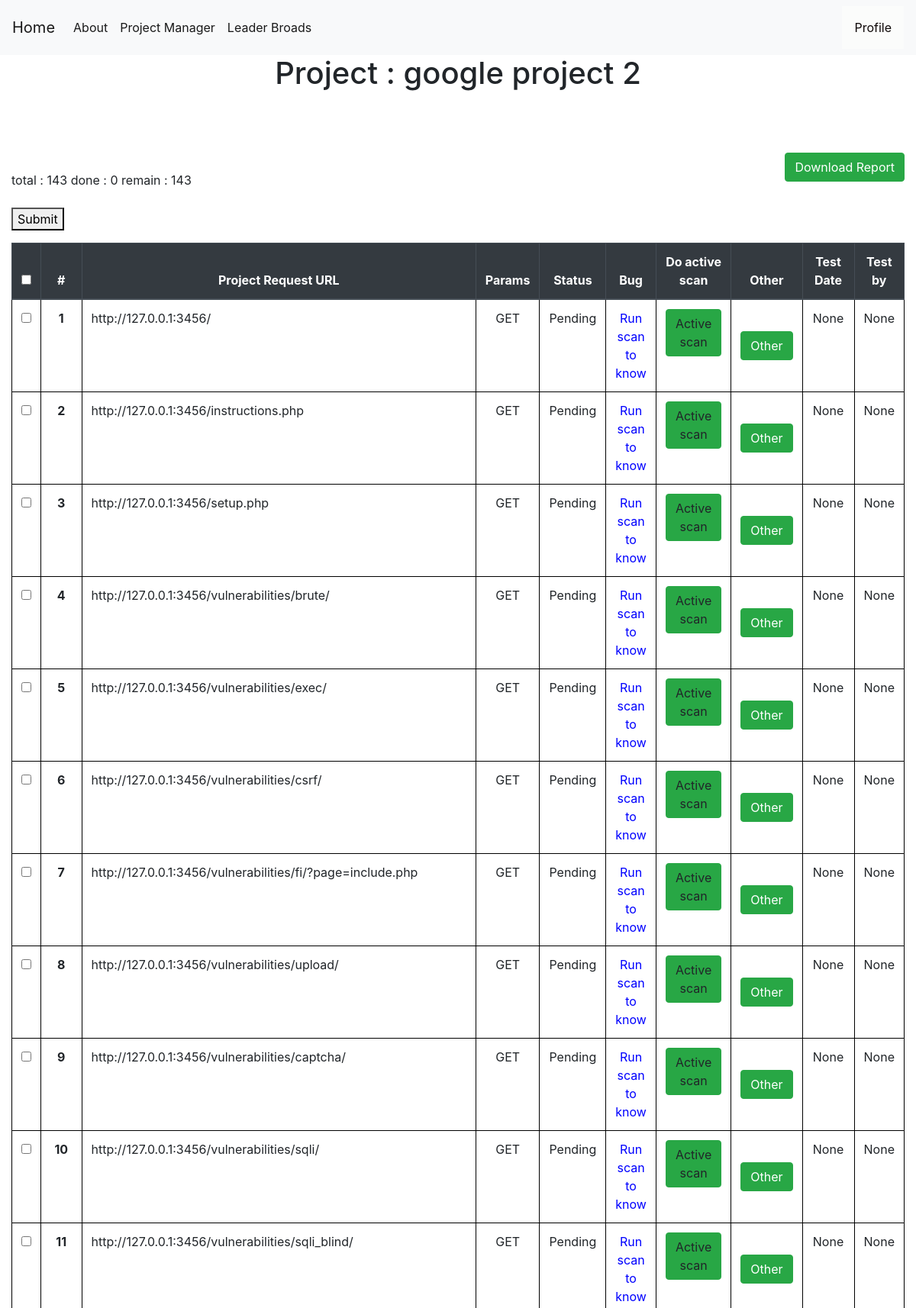
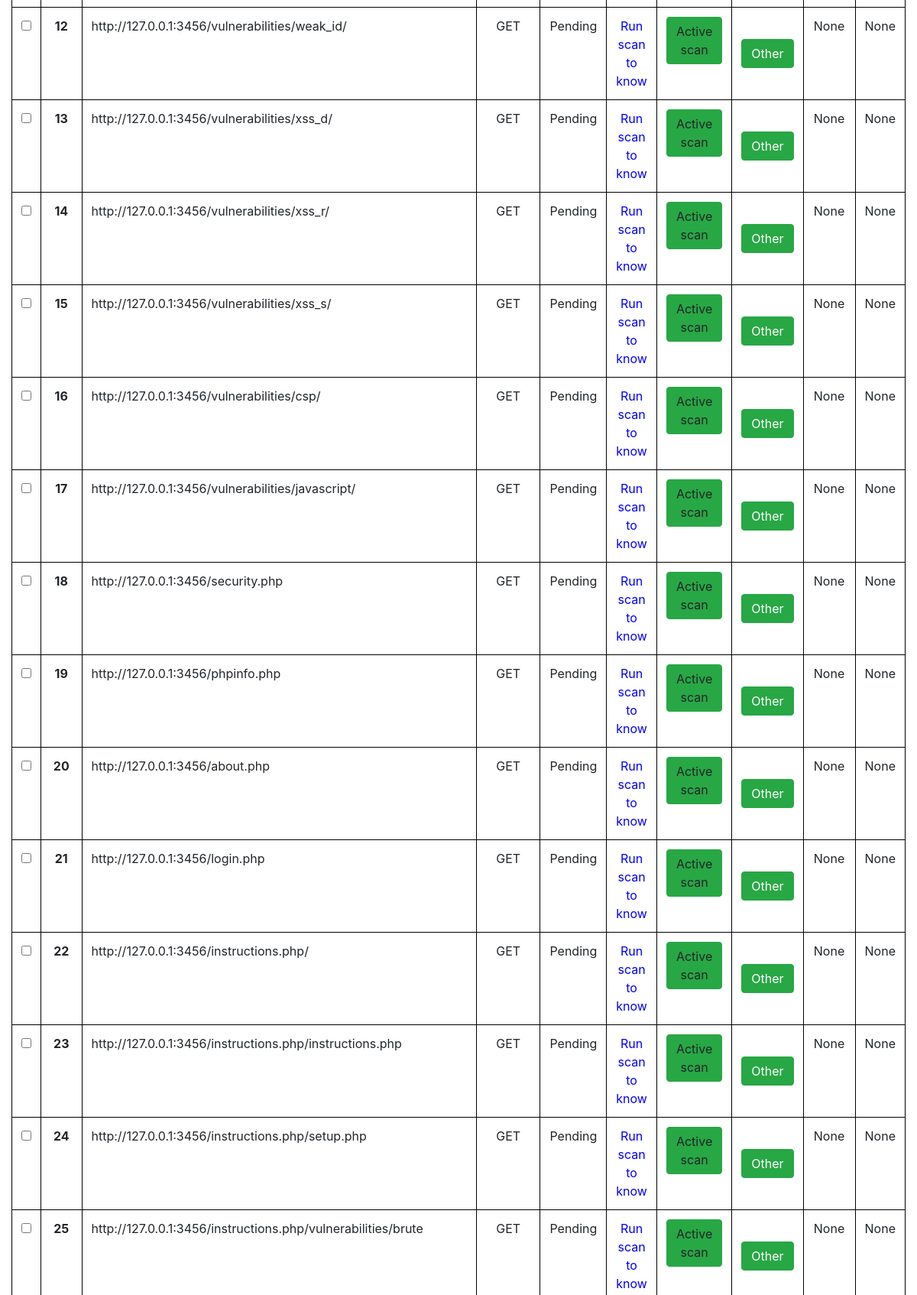
/project-detail/1 (signed in, upper part), run on the app's committed database (2 pictures, top to bottom).
### tables this page shows
CREATE TABLE projects (
    projectid INTEGER PRIMARY KEY AUTOINCREMENT,
    projectname TEXT NOT NULL,
    startdate date NOT NULL,
    enddate date,
    vunls int,
    target text not null,
    securitylevel TEXT,
    manager TEXT ,
    pentester TEXT ,
    status TEXT NOT NULL,
    create_by INTEGER ,
    isspider INTEGER,
    isfuzzing INTEGER,
    login INTEGER NOT NULL,
    isconfig INTEGER NOT NULL DEFAULT 0,
    FOREIGN KEY (pentester) REFERENCES users(userid) ON DELETE CASCADE
    FOREIGN KEY (manager) REFERENCES users(userid) ON DELETE CASCADE
    FOREIGN KEY (create_by) REFERENCES users(userid) ON DELETE CASCADE
);

CREATE TABLE requests (
    requestid INTEGER PRIMARY KEY AUTOINCREMENT,
    projectid INTEGER NOT NULL,
    requesturl TEXT NOT NULL,
    status TEXT NOT NULL,
    bug TEXT,
    isscan INTEGER,
    haveparam TEXT,
    pentester TEXT,
    testdate DATE,
    FOREIGN KEY (pentester) REFERENCES users(userid) ON DELETE CASCADE
    FOREIGN KEY (projectid) REFERENCES projects(projectid) ON DELETE CASCADE
);

### app.py (the view)
@app.route('/project-detail/<int:id>', methods=('GET', 'POST'))
def project_detail(id):
    msg = ''
    conn = get_db_connection()
    if session["userid"] == None:
        return redirect(url_for('login'))
    currentuser = get_current_user()
    project = conn.execute('SELECT * FROM projects WHERE projectid = ?',(id,)).fetchone()
    if currentuser["username"] != project["pentester"]:
        if currentuser["username"] == project["manager"]:
            print("")
        else:
            return render_template('403.html',)
    conn = get_db_connection()
    users = conn.execute('SELECT * FROM users',).fetchall()
    havebugs = conn.execute('SELECT * FROM requests,bugs WHERE requests.requestid = bugs.requestid AND projectid = ? AND bugs.requestid in (SELECT requestid FROM bugs) GROUP BY bugs.requestid',(id,)).fetchall()
    requests = conn.execute('SELECT * FROM requests WHERE projectid = ?',(id,)).fetchall()
    total = conn.execute('SELECT count(requestid) FROM requests WHERE projectid = ?',(id,)).fetchone()
    totalrequest = total["count(requestid)"]
    done = conn.execute('SELECT count(requestid) FROM requests WHERE status = ? AND projectid = ?',("Done",id,)).fetchone()
    donerequest = done["count(requestid)"]
    remain = total["count(requestid)"] - done["count(requestid)"]
    if remain == 0 and totalrequest != 0:
        updateprj = conn.execute('UPDATE projects SET status = ?,enddate= ? WHERE projectid = ?',("Done",datetime.today().strftime('%Y-%m-%d'),id,))
    conn.commit()
    conn.close()
    return render_template('project_detail.html',currentuser=currentuser,havebugs=havebugs,users=users,project=project,totalrequest=totalrequest,donerequest=donerequest,remain=remain,requests=requests,msg=msg)

### app.py (called while the page is built)
def get_db_connection():
    conn = sqlite3.connect('database.db')
    conn.row_factory = sqlite3.Row
    return conn

def get_current_user():
    userid = session["userid"]
    conn = get_db_connection()
    user = conn.execute('SELECT * FROM users WHERE userid = ?',(userid,)).fetchone()
    conn.commit()
    conn.close()
    return user

### templates/project_detail.html (shortened to what this page needs)
{% extends 'base.html' %}
{% block content %}
    <center><h1>{% block title %} Project : {{project.projectname}}  {% endblock %}</h1></center>
    <link rel= "stylesheet" type= "text/css" href= "{{ url_for('static',filename='css/showuser.css') }}">
    <link rel= "stylesheet" type= "text/css" href= "{{ url_for('static',filename='css/loading.css') }}">
  <center>
    <a href="{{ url_for('download_report',id= project.projectid)}}" class="btn btn-success" style="float: right;" role="button" aria-pressed="true">Download Report</a>
</center></br>
<div>
  total : {{totalrequest}}
  done : {{donerequest}}
  remain : {{remain}}
</div>
<br>
<div>
  <form id="checkboxForm">
    <button type="submit" onclick="sendData()">Submit</button>
  </form>
    <table class="table" style="width:100%">
        <thead class="thead-dark" style="width:100%">
          <tr>
            <th>
              <input name="select-all" id="select-all" type="checkbox" value="" aria-label="" onClick="toggle(this)">
            </th>
            <th style="text-align: center" scope="col">#</th>
            <th style="text-align: center" style="width: 150px;">Project Request URL</th>
            <th style="text-align: center" cope="col">Params</th>
            <th style="text-align: center" scope="col">Status</th>
            <th style="text-align: center" scope="col">Bug</th>
            <th style="text-align: center" scope="col">Do active scan</th>
            <th style="text-align: center" scope="col">Other</th>
            <th style="text-align: center;width: 8%;" scope="col">Test Date</th>
            <th style="text-align: center" scope="col">Test by</th>
          </tr>
        </thead>
        <tbody>
        {% for request in requests %}
          <tr>
            <th>
                <input type="checkbox" id="checkboxNoLabel" name="option" value="request.requestid" aria-label="">
            </th>
            <th style="text-align: center" class="counterCell"></th>
            <td style="width: 150px;">{{ request.requesturl }}</td>
            <td style="text-align: center" >{{ request.haveparam }}</td>
            <td style="text-align: center" >{{ request.status }}</td>
            {% if request.isscan == 1 %}
              {% if request.bug == "Bug Found"%}
            <th style="color:red;text-align: center;"scope="row"><a style="color:red" href="{{ url_for('bug_detail',id= request.requestid) }} ">{{ request.bug }}!</a></th>
              {%else%}
              <th style="text-align: center" style="color: red"scope="row"><a style="color:green">Safe</a></th>
              {% endif %}
            {% elif request.isscan != 1%}
              <td style="text-align: center"><a style="color:blue">Run scan to know</a></td>
            {% endif %}
            {% if request.isscan != 1 %}
            <td style="text-align: center" >
              <span style="float:center;">
              <a onclick="loadScreen({{request.requestid}})"class="btn btn-success">Active scan</a>
              </span>
            </td>
            {% else %}
            <td style="text-align: center" >
              <span style="float:center;">
              Had been scanned
              </span>
            </td>
            {% endif %}
            <td style="text-align: center" class="align-middle" >
              <div style="float:center;" class="dropdown">
                <button class="btn btn-success" class="dropbtn">Other</button>
              </div>
            </td>
            <td style="text-align: center">{{ request.testdate }}</td>
            <td style="text-align: center">{{ request.pentester }}</td>
          {% endfor %}
        </tbody>
      </table>
    </div>
{% endblock %}

### static/css/style.css (style rules this page uses)
table, th, td { border: 1px solid black; }
body { min-height: 100vh; height: 100%; margin: 0; z-index: 10; display: grid; grid-template-rows: auto 1fr auto; }
body { display: flex; flex-direction: column; }
.dropdown { position: relative; display: inline-block; }

### static/css/showuser.css (style rules this page uses)
table { counter-reset: tableCount; }
.counterCell:before { content: counter(tableCount); counter-increment: tableCount; }

### data on the page
projects: projectname "google project 2"
requests: requesturl "http://127.0.0.1:3456/", haveparam "GET", status "Pending", isscan "Run scan to know", testdate "None", pentester "None"
requests: requesturl "http://127.0.0.1:3456/instructions.php", haveparam "GET", status "Pending", isscan "Run scan to know", testdate "None", pentester "None"
requests: requesturl "http://127.0.0.1:3456/setup.php", haveparam "GET", status "Pending", isscan "Run scan to know", testdate "None", pentester "None"
requests: requesturl "http://127.0.0.1:3456/vulnerabilities/brute/", haveparam "GET", status "Pending", isscan "Run scan to know", testdate "None", pentester "None"
requests: requesturl "http://127.0.0.1:3456/vulnerabilities/exec/", haveparam "GET", status "Pending", isscan "Run scan to know", testdate "None", pentester "None"
requests: requesturl "http://127.0.0.1:3456/vulnerabilities/csrf/", haveparam "GET", status "Pending", isscan "Run scan to know", testdate "None", pentester "None"
requests: requesturl "http://127.0.0.1:3456/vulnerabilities/fi/?page=include.php", haveparam "GET", status "Pending", isscan "Run scan to know", testdate "None", pentester "None"
requests: requesturl "http://127.0.0.1:3456/vulnerabilities/upload/", haveparam "GET", status "Pending", isscan "Run scan to know", testdate "None", pentester "None"
requests: requesturl "http://127.0.0.1:3456/vulnerabilities/captcha/", haveparam "GET", status "Pending", isscan "Run scan to know", testdate "None", pentester "None"
requests: requesturl "http://127.0.0.1:3456/vulnerabilities/sqli/", haveparam "GET", status "Pending", isscan "Run scan to know", testdate "None", pentester "None"
requests: requesturl "http://127.0.0.1:3456/vulnerabilities/sqli_blind/", haveparam "GET", status "Pending", isscan "Run scan to know", testdate "None", pentester "None"
requests: requesturl "http://127.0.0.1:3456/vulnerabilities/weak_id/", haveparam "GET", status "Pending", isscan "Run scan to know", testdate "None", pentester "None"
requests: requesturl "http://127.0.0.1:3456/vulnerabilities/xss_d/", haveparam "GET", status "Pending", isscan "Run scan to know", testdate "None", pentester "None"
requests: requesturl "http://127.0.0.1:3456/vulnerabilities/xss_r/", haveparam "GET", status "Pending", isscan "Run scan to know", testdate "None", pentester "None"
requests: requesturl "http://127.0.0.1:3456/vulnerabilities/xss_s/", haveparam "GET", status "Pending", isscan "Run scan to know", testdate "None", pentester "None"
requests: requesturl "http://127.0.0.1:3456/vulnerabilities/csp/", haveparam "GET", status "Pending", isscan "Run scan to know", testdate "None", pentester "None"
requests: requesturl "http://127.0.0.1:3456/vulnerabilities/javascript/", haveparam "GET", status "Pending", isscan "Run scan to know", testdate "None", pentester "None"
requests: requesturl "http://127.0.0.1:3456/security.php", haveparam "GET", status "Pending", isscan "Run scan to know", testdate "None", pentester "None"
requests: requesturl "http://127.0.0.1:3456/phpinfo.php", haveparam "GET", status "Pending", isscan "Run scan to know", testdate "None", pentester "None"
requests: requesturl "http://127.0.0.1:3456/about.php", haveparam "GET", status "Pending", isscan "Run scan to know", testdate "None", pentester "None"
requests: requesturl "http://127.0.0.1:3456/login.php", haveparam "GET", status "Pending", isscan "Run scan to know", testdate "None", pentester "None"
requests: requesturl "http://127.0.0.1:3456/instructions.php/", haveparam "GET", status "Pending", isscan "Run scan to know", testdate "None", pentester "None"
requests: requesturl "http://127.0.0.1:3456/instructions.php/instructions.php", haveparam "GET", status "Pending", isscan "Run scan to know", testdate "None", pentester "None"
requests: requesturl "http://127.0.0.1:3456/instructions.php/setup.php", haveparam "GET", status "Pending", isscan "Run scan to know", testdate "None", pentester "None"
requests: requesturl "http://127.0.0.1:3456/instructions.php/vulnerabilities/brute", haveparam "GET", status "Pending", isscan "Run scan to know", testdate "None", pentester "None"

### other printed values
{{ totalrequest }} "143"
{{ donerequest }} "0"
{{ remain }} "143"
